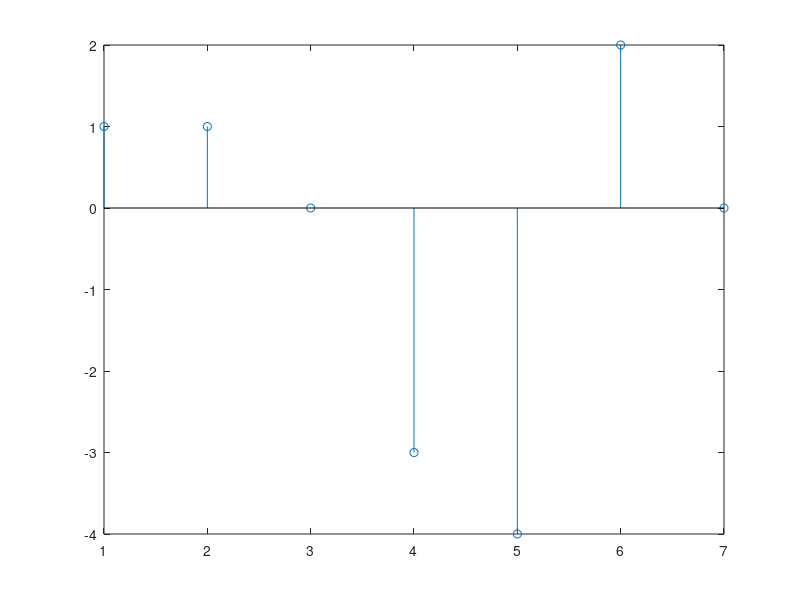

This chart was generated by the following MATLAB code: (Note: this script raises an error after producing the figure.)
% Ορισμός σημάτων
n=0:3;
x = gauspuls(n)-2*gauspuls(n-2)+4*gauspuls(n-5);
w = [1 1 2 -1];

% α) Κυκλική συνέλιξη 8 σημείων

y = ifft(fft(x,8).*fft(w,8));
disp("Κυκλική συνέλιξη 8 σημείων:");
disp(y);

% β) Γραμμική συνέλιξη
%   α) στο πεδίο του χρόνου
y = conv(x,w);
disp("Γραμμική συνέλιξη:");
disp(y);
stem(y,'DisplayName','conv()');

%   β) fft(),ifft()
% συνάρτηση linconv() του ερωτήματος 24α
y = linconv(x,w);
disp("Γραμμική συνέλιξη με fft(),iff()");
disp(y);

hold on;
stem(y,'r','DisplayName','linconv()');
legend('show');